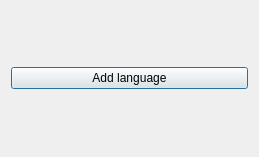
<?xml version="1.0" encoding="UTF-8"?>
<ui version="4.0">
    <class>dialog_base</class>
    <widget class="QDialog" name="dialog_base">
        <property name="geometry">
            <rect>
                <x>0</x>
                <y>0</y>
                <width>259</width>
                <height>157</height>
            </rect>
        </property>
        <property name="windowTitle">
            <string>Add language</string>
        </property>
        <layout class="QVBoxLayout" name="parameter_layout">
            <item>
                <layout class="QHBoxLayout" name="horizontalLayout_4">
                    <item>
                        <widget class="QPushButton" name="compute_button">
                            <property name="text">
                                <string>Add language</string>
                            </property>
                        </widget>
                    </item>
                </layout>
            </item>
        </layout>
    </widget>
    <customwidgets>
        <customwidget>
            <class>QgsFileWidget</class>
            <extends>QWidget</extends>
            <header>qgsfilewidget.h</header>
        </customwidget>
    </customwidgets>
    <resources/>
    <connections/>
</ui>
